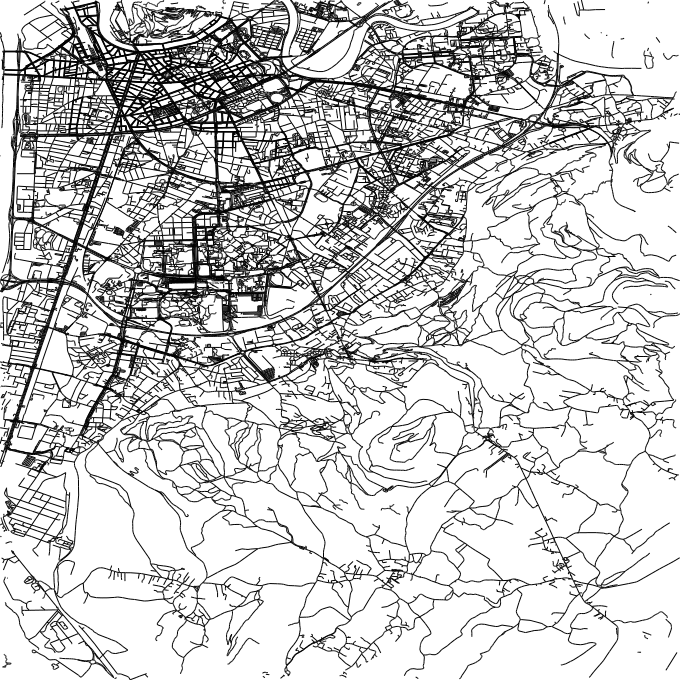

Reproduce this figure in Python.
#!/usr/bin/env python3
# -*- coding: utf-8 -*-
"""
Created on Thu Dec 24 16:06:24 2020

@author: grasinaw
"""


#!/usr/bin/env python3
# -*- coding: utf-8 -*-
"""
Created on Thu Dec 24 14:35:58 2020

@author: grasinaw
"""

import database
import sys
import drawer

def routes(min_lon,max_lon,min_lat,max_lat,width,height,):
    conn = database.init_connection()
    cursor = database.execute_query("SELECT tags->'name',id,ST_X((ST_DumpPoints(linestring)).geom),ST_Y((ST_DumpPoints(linestring)).geom) \
                                    FROM ways \
                                    WHERE tags ? 'highway' AND ST_Contains(ST_MakeEnvelope(%s,%s,%s,%s,4326),linestring) \
                                    GROUP BY id \
                                    ;",min_lon,min_lat,max_lon,max_lat)
                                    
    rows = cursor.fetchall()
    image = drawer.Image(width,height)
    for i in range(1,len(rows)):
        #Mise à l'échelle des coordonnées 
        lo1 = (rows[i-1][2]-min_lon)*width*10
        lo2 = (rows[i][2]-min_lon)*width*10
        la1 = abs(((rows[i-1][3]-min_lat)*height*10)-height)
        la2 = abs(((rows[i][3]-min_lat)*height*10)-height)
        if rows[i][1] == rows[i-1][1]:
            image.draw_line(lo1,la1,lo2,la2,(0,0,0,255))
    
    image.save("Q11")
    cursor.close()
    database.close_connection()
    
if __name__ == '__main__':    
    
    min_lon = float(sys.argv[1])
    max_lon = float(sys.argv[2])
    min_lat = float(sys.argv[3])
    max_lat = float(sys.argv[4])
    width = int(sys.argv[5])
    height = int(sys.argv[6])

    routes(min_lon, max_lon, min_lat, max_lat, width, height)